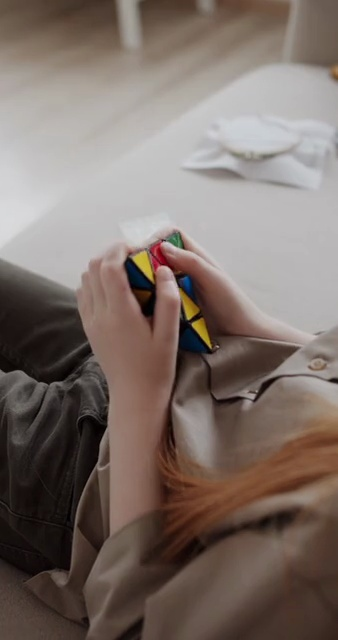
#> input picture data/frame3.jpg, 338 x 640 px, given in place of japan_flag.png, which was not available
$ jupyter execute --allow-errors COE49413_HW1_Key.ipynb   (older library calls are emulated)   (text cells are left out)
#> lines starting #> are read from the running program, lines starting #| are printed output that depends on the picture; pictures that were not available may be replaced by others from this repository, and a replacement may not be noted
[cell 1]
#Solution (Pixel Access)
import matplotlib.pyplot as plt
import cv2 as cv
from google.colab.patches import cv2_imshow
import numpy as np

pre = cv.imread("/content/japan_flag.png")
#> pre is the input picture: shape (640, 338, 3); mean B, G, R 104.8, 111.5, 124.6
pre = cv.cvtColor(pre, cv.COLOR_BGR2RGB) #changing BGR to RGB (cv2 default)

new = pre.copy()

#6 points for changing the pixels correctly (2 points per value)

changes = np.all(new == [176, 49, 63], axis=-1) # B0313F = (176, 49, 63)
#> changes: shape (640, 338) bool; every value is 0
new_color = [188, 0, 45] # BC002D = (188, 0, 45)
new[changes] = new_color

#4 points for plotting both flags (2 points per flag)
# assert image unique values for grading

plt.subplot(1, 2, 1)
plt.imshow(pre)
plt.title('Before')
plt.axis('off')

plt.subplot(1, 2, 2)
plt.imshow(new)
plt.title('After')
plt.axis('off')

plt.show()
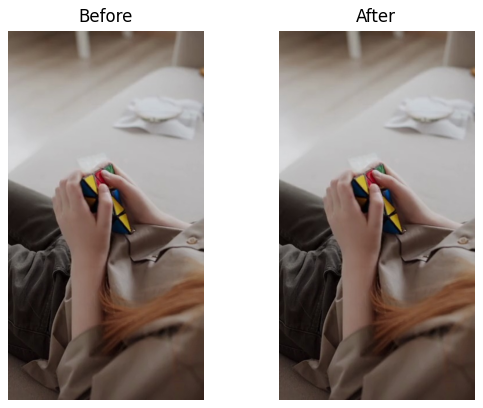
#> figure drawn by matplotlib, 2 panels

[cell 2]
#Solution (Channel Access)
import cv2 as cv
from google.colab.patches import cv2_imshow

img = cv.imread("/content/forest.jpg")
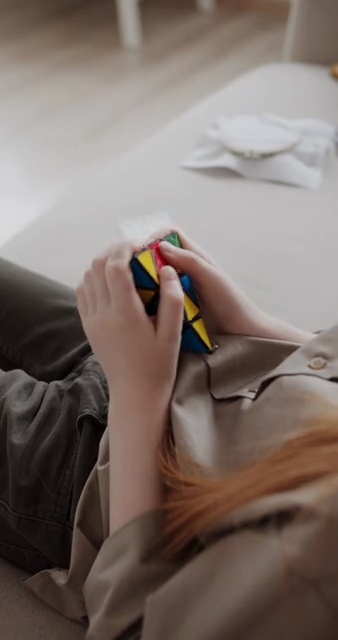
#> input picture data/frame4.jpg, 338 x 640 px, given in place of forest.jpg, which was not available
#> img is the input picture: shape (640, 338, 3); mean B, G, R 105.2, 111.7, 124.9
fixed = img.copy()

#Swapping Red and Green channels.
# 5 points per channel swap

fixed[:,:,1] = img[:,:,0]
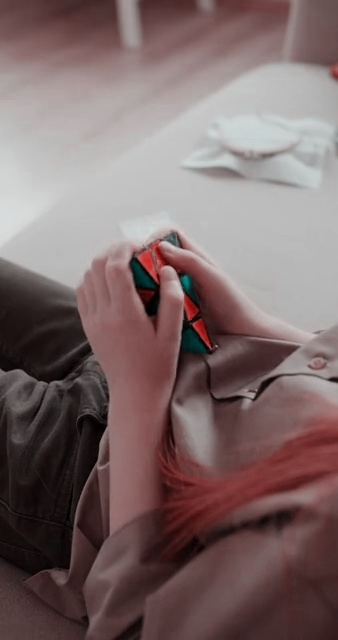
#> fixed: shape (640, 338, 3); mean B, G, R 105.2, 105.2, 124.9
fixed[:,:,0] = img[:,:,1]
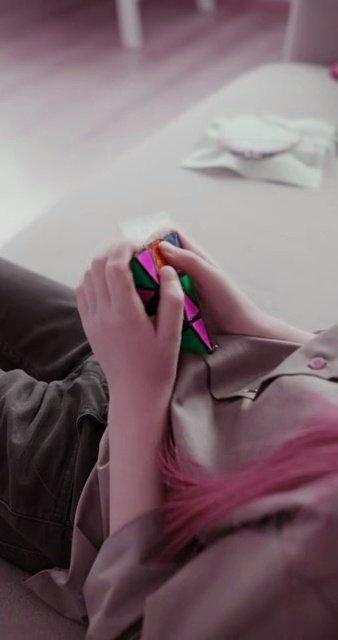
#> fixed: shape (640, 338, 3); mean B, G, R 111.7, 105.2, 124.9

cv2_imshow(fixed)

#> (a cell that did not finish here is left out)

[cell 4]
import cv2
import numpy as np
import matplotlib.pyplot as plt

def zero_pad(image, pad_size):
#> called with pad_size = 50
    return np.pad(image, ((pad_size, pad_size), (pad_size, pad_size), (0, 0)), mode='constant', constant_values=0)
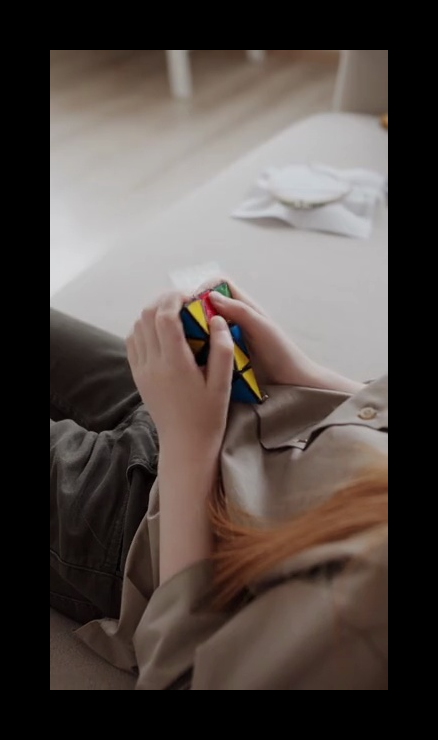
#> returned value: shape (740, 438, 3); mean of channels 0, 1, 2 70.2, 74.5, 83.4; drawn as B, G, R

def circular_pad(image, pad_size):
#> called with pad_size = 50
    rows, cols, _ = image.shape
#> rows = 640; cols = 338
    return np.pad(image, ((pad_size, pad_size), (pad_size, pad_size), (0, 0)), mode='wrap')
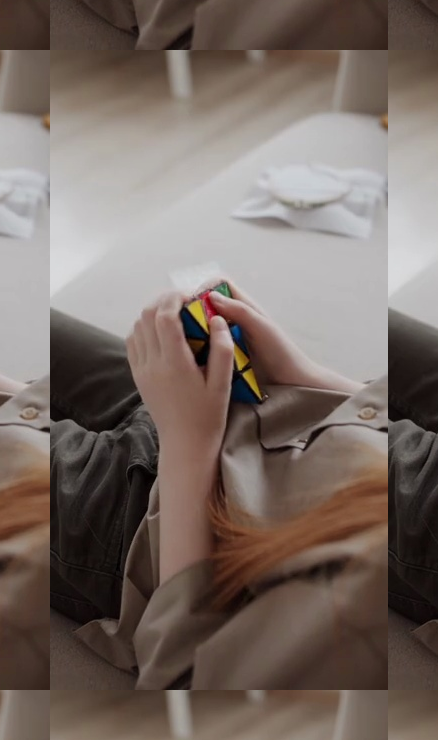
#> returned value: shape (740, 438, 3); mean of channels 0, 1, 2 100.4, 107.1, 120.2; drawn as B, G, R

image_path = "/content/rand.jpeg"
original_image = cv2.imread(image_path)

#2 points
zero_padded_image = zero_pad(original_image, 50)

#2 points
circular_padded_image = circular_pad(original_image, 50)

#2 points
fig, axes = plt.subplots(1, 3, figsize=(12, 4))

axes[0].imshow(cv2.cvtColor(original_image, cv2.COLOR_BGR2RGB))
axes[0].set_title('Original Image')
axes[1].imshow(cv2.cvtColor(zero_padded_image, cv2.COLOR_BGR2RGB))
axes[1].set_title('Zero-Pad')
axes[2].imshow(cv2.cvtColor(circular_padded_image, cv2.COLOR_BGR2RGB))
axes[2].set_title('Wrap Around')

for ax in axes:
    ax.axis('off')

plt.show()
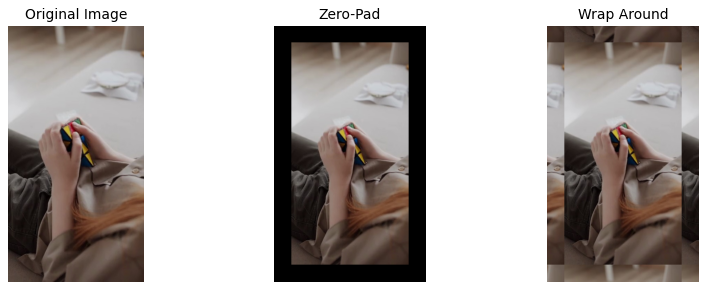
#> figure drawn by matplotlib, 3 panels

[cell 5]
#Solution (non-linear filters)
import cv2
import numpy as np

# Load an image
im_arr = cv2.imread("/content/shawshank.png")

#the noise here is random. Hence,
#10 points for using median filter
#-5 for using gaussian filter

# Apply median filter
#> (the rest of this cell did not finish here and is left out)

[cell 6]
import cv2
import numpy as np
import matplotlib.pyplot as plt

image_path = "/content/TV.jpg"
original_image = cv2.imread(image_path)

# Apply a box (mean) filter (3 points)
#> (the rest of this cell did not finish here and is left out)

[cell 7]
# @title Run the following cell
import tensorflow as tf
import matplotlib.pyplot as plt

mnist = tf.keras.datasets.mnist
#> (the rest of this cell did not finish here and is left out)

[cell 8]
# Solution (Other filters)
import cv2
import numpy as np
import matplotlib.pyplot as plt

# Define a sharpening kernel
#8 points -->
#(a positive value in the middle with a sum > 0)

kernel = np.array([[-1, -1, -1],
                  [-1, 9, -1],
                  [-1, -1, -1]])

# Apply the sharpening kernel using filter2D
result_image = cv2.filter2D(img, -1, kernel)
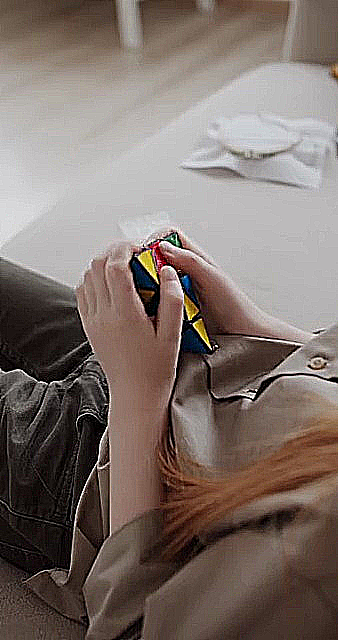
#> result_image: shape (640, 338, 3); mean B, G, R 106.1, 112.5, 125.5

# 2 points --> Plot the results
plt.figure(figsize=(8, 5))

plt.subplot(1, 2, 1)
plt.imshow(cv2.cvtColor(img, cv2.COLOR_BGR2RGB))
plt.title('Original Image')
plt.axis('off')

plt.subplot(1, 2, 2)
plt.imshow(cv2.cvtColor(result_image, cv2.COLOR_BGR2RGB))
plt.title('Sharpened Image')
plt.axis('off')

plt.show()
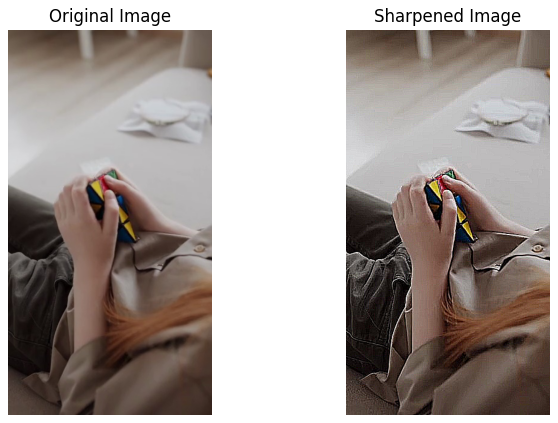
#> figure drawn by matplotlib, 2 panels
